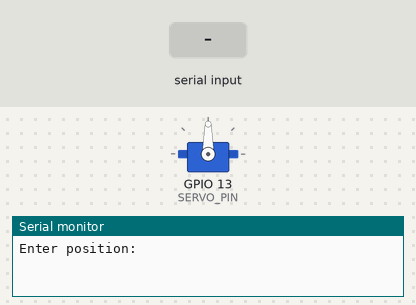
Recording of a sketch running on a simulated ESP32. On the bench: servo, the last lines printed to the serial monitor. The inputs (shaded band) are chosen by the test bench.

Above: at 1.2 s.
1.3 s: "30,150\n" received over Serial
At 3.0 s:
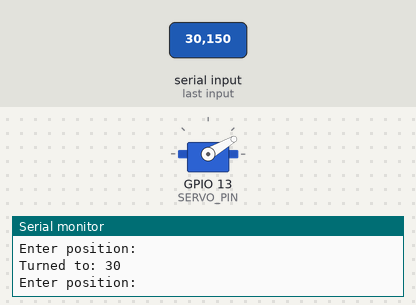
3.8 s: "0\n" received over Serial
At 6.0 s:
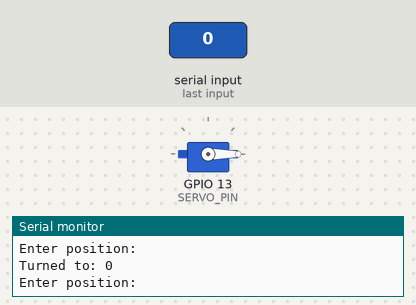
6.3 s: "90,45\n" received over Serial
At 8.0 s:
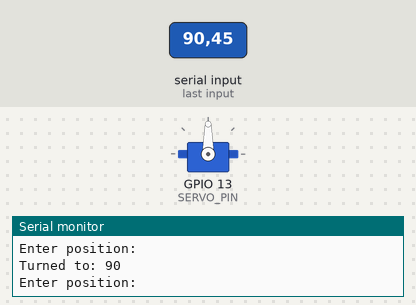
Timing chart, 0 to 9.5 s (numbered marks = the images above; inputs shaded):
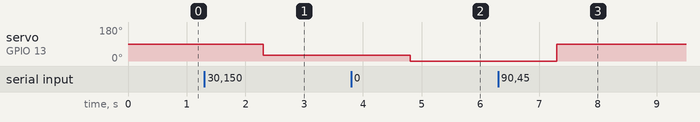

Measured:
- after the input at 1.3 s, servo on GPIO 13 (SERVO_PIN): 90° → 30° after 1.0 s
- after the input at 3.8 s, servo on GPIO 13 (SERVO_PIN): 30° → 0° after 1.0 s
- after the input at 6.3 s, servo on GPIO 13 (SERVO_PIN): 0° → 90° after 1.0 s

The sketch:

esc_servo_calibration.ino
```cpp
#include <ESP32Servo.h>
Servo myServo;
int pos;

#define SERVO_PIN 13

void setup() {
  Serial.begin(115200);
  myServo.attach(SERVO_PIN);
  myServo.write(90);
}
void loop() {
  Serial.println("Enter position: ");
  while(Serial.available() == 0){};
  pos = Serial.readString().toInt();
  if (pos >= 0 && pos <= 180){
    myServo.write(pos);
    Serial.print("Turned to: ");
    Serial.println(pos);
  }
  else {
    Serial.println("Invalid position!");
  }
}
```
